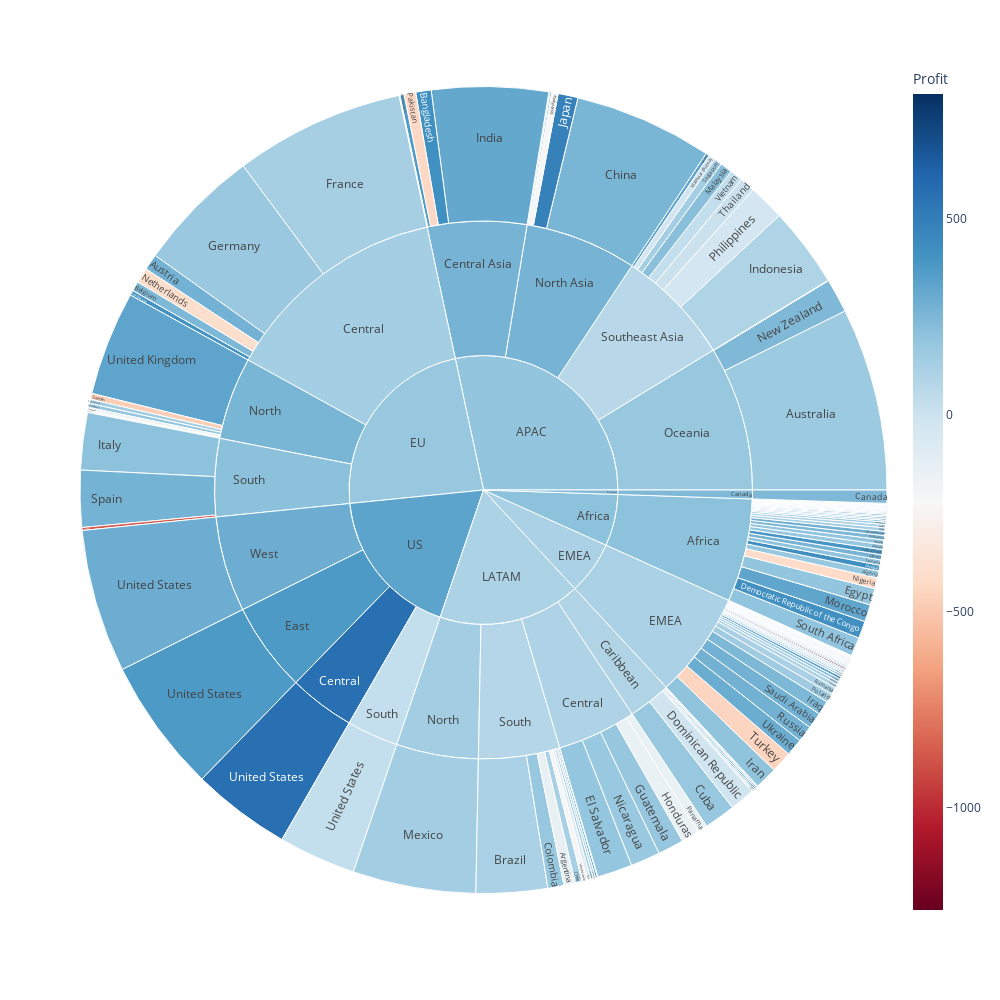

Notebook cell for this chart:
### Code cell
fig = px.sunburst(data_frame=sales,
                  path=["Market", "Region", "Country"],
                  values="Sales",
                  color="Profit",
                  color_continuous_scale="RdBu",
                  width=1000,
                  height=1000)
fig.show()

### Figure 1 — Plotly figure (JSON) as saved in the notebook; plotly's stock layout.template omitted (floating-point values rounded to 4 significant figures; data arrays with more than 128 entries replaced by an {"elided": "..."} marker saying what was removed)
{"data": [{"branchvalues": "total", "customdata": {"elided": "177x1 float values"}, "domain": {"x": [0, 1], "y": [0, 1]}, "hovertemplate": "labels=%{label}<br>Sales=%{value}<br>parent=%{parent}<br>id=%{id}<br>Profit=%{color}<extra></extra>", "ids": {"elided": "177 str values"}, "labels": {"elided": "177 str values"}, "marker": {"coloraxis": "coloraxis", "colors": {"elided": "177 float values"}}, "name": "", "parents": {"elided": "177 str values"}, "type": "sunburst", "values": {"elided": "177 float values"}}], "layout": {"coloraxis": {"colorbar": {"title": {"text": "Profit"}}, "colorscale": [[0, "rgb(103,0,31)"], [0.1, "rgb(178,24,43)"], [0.2, "rgb(214,96,77)"], [0.3, "rgb(244,165,130)"], [0.4, "rgb(253,219,199)"], [0.5, "rgb(247,247,247)"], [0.6, "rgb(209,229,240)"], [0.7, "rgb(146,197,222)"], [0.8, "rgb(67,147,195)"], [0.9, "rgb(33,102,172)"], [1, "rgb(5,48,97)"]]}, "height": 1000, "legend": {"tracegroupgap": 0}, "margin": {"t": 60}, "width": 1000}}
